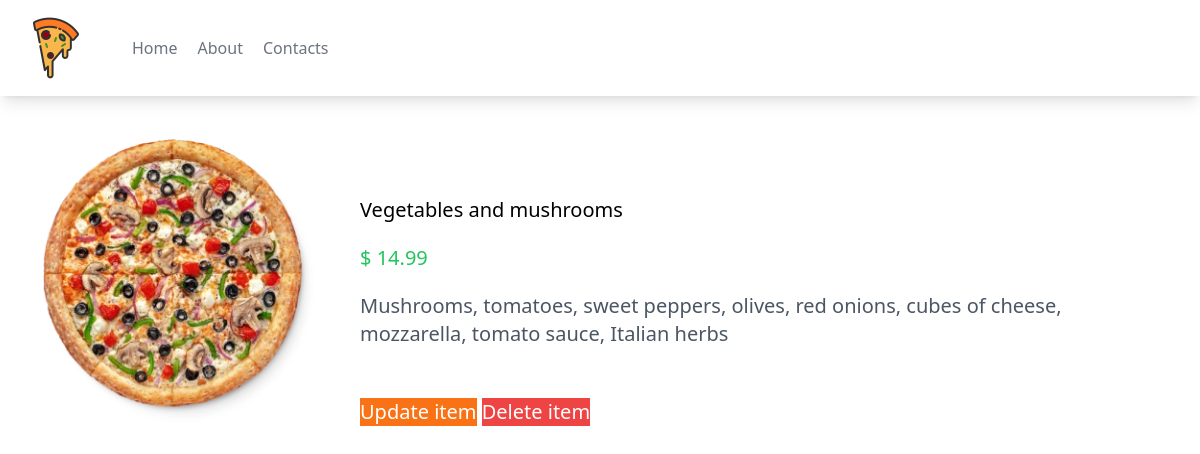
/myapp/3/, run on the app's committed database.
### myapp/models.py (models this page shows, shortened)
class Pizza(models.Model):
    name = models.CharField(max_length=50)
    description = models.CharField(max_length=500)
    price = models.DecimalField(max_digits=5,decimal_places=2)
    image = models.ImageField(blank=True, upload_to='images')

### myapp/views.py (the view)
# urls.py: path("<int:my_id>/",views.pizzas_list_item,name="detail_pizza"),
def pizzas_list_item(request,my_id):
    item = Pizza.objects.get(id=my_id)
    context = {
        'item':item
    }
    return render(request, "myapp/detail_pizza.html",context)

### myapp/templates/myapp/detail_pizza.html
{% extends "myapp/index.html" %}
{% load humanize %}
{% block content %}
<div class="flex p-10 w-full h-200">
  <img class="w-1/4" src="{{item.image.url}}" alt="itemPizza">
  <div class="w-3/4 text-xl ml-10 mt-10">
    <p class="mt-5">{{item.name}}</p>
    <p class="mt-5 text-green-500">$ {{item.price | intcomma}}</p>
    <p class="mt-5 text-gray-600">{{item.description}}</p>
    <button class="bg-orange-500 text-white mt-[50px]">
      <a href="{% url 'myapp:update_pizza_item' item.id %}">Update item</a>
    </button>
    <button class="bg-red-500 text-white mt-[50px]">
      <a href="{% url 'myapp:delete_pizza_item' item.id %}">Delete item</a>
    </button>
  </div>
</div>
{% endblock content %}

### myapp/static/myapp/styles.css (style rules this page uses)
html, :host { line-height: 1.5; -webkit-text-size-adjust: 100%; -moz-tab-size: 4; -o-tab-size: 4; tab-size: 4; font-family: ui-sans-serif, system-ui, sans-serif, "Apple Color Emoji", "Segoe UI Emoji", "Segoe UI Symbol", "Noto Color Emoji"; font-feature-settings: normal; font-variation-settings: normal; -webkit-tap-highlight-color: transparent; }
body { margin: 0; line-height: inherit; }
a { color: inherit; text-decoration: inherit; }
button, input, optgroup, select, textarea { font-family: inherit; font-feature-settings: inherit; font-variation-settings: inherit; font-size: 100%; font-weight: inherit; line-height: inherit; color: inherit; margin: 0; padding: 0; }
button, select { text-transform: none; }
button, [type='button'], [type='reset'], [type='submit'] { -webkit-appearance: button; background-color: transparent; background-image: none; }
blockquote, dl, dd, h1, h2, h3, h4, h5, h6, hr, figure, p, pre { margin: 0; }
button, [role="button"] { cursor: pointer; }
img, svg, video, canvas, audio, iframe, embed, object { display: block; vertical-align: middle; }
img, video { max-width: 100%; height: auto; }
.ml-10 { margin-left: 2.5rem; }
.mt-10 { margin-top: 2.5rem; }
.mt-5 { margin-top: 1.25rem; }
.mt-\[50px\] { margin-top: 50px; }
.flex { display: flex; }
.w-1\/4 { width: 25%; }
.w-3\/4 { width: 75%; }
.w-full { width: 100%; }
.bg-orange-500 { --tw-bg-opacity: 1; background-color: rgb(249 115 22 / var(--tw-bg-opacity)); }
.bg-red-500 { --tw-bg-opacity: 1; background-color: rgb(239 68 68 / var(--tw-bg-opacity)); }
.p-10 { padding: 2.5rem; }
.text-xl { font-size: 1.25rem; line-height: 1.75rem; }
.text-gray-600 { --tw-text-opacity: 1; color: rgb(75 85 99 / var(--tw-text-opacity)); }
.text-green-500 { --tw-text-opacity: 1; color: rgb(34 197 94 / var(--tw-text-opacity)); }
.text-white { --tw-text-opacity: 1; color: rgb(255 255 255 / var(--tw-text-opacity)); }

### data on the page
Pizza: image (picture), name "Vegetables and mushrooms", price "14.99", description "Mushrooms, tomatoes, sweet peppers, olives, red onions, cubes of cheese, mozzarella, tomato sauce, Italian herbs"
